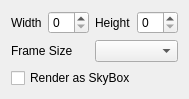
<?xml version="1.0" encoding="UTF-8"?>
<ui version="4.0">
 <class>frameHandler</class>
 <widget class="QWidget" name="frameHandler">
  <property name="geometry">
   <rect>
    <x>0</x>
    <y>0</y>
    <width>169</width>
    <height>87</height>
   </rect>
  </property>
  <property name="windowTitle">
   <string>Form</string>
  </property>
  <layout class="QGridLayout" name="frameHandlerLayout" rowstretch="0,0,0,0,0" columnstretch="0,1,0,1">
   <item row="3" column="0" colspan="2">
    <widget class="QLabel" name="label">
     <property name="text">
      <string>Frame Size</string>
     </property>
    </widget>
   </item>
   <item row="1" column="3">
    <widget class="QSpinBox" name="heightSpinBox"/>
   </item>
   <item row="1" column="1">
    <widget class="QSpinBox" name="widthSpinBox"/>
   </item>
   <item row="1" column="0">
    <widget class="QLabel" name="label_2">
     <property name="text">
      <string>Width</string>
     </property>
    </widget>
   </item>
   <item row="1" column="2">
    <widget class="QLabel" name="label_3">
     <property name="text">
      <string>Height</string>
     </property>
    </widget>
   </item>
   <item row="3" column="2" colspan="2">
    <widget class="QComboBox" name="frameSizeComboBox"/>
   </item>
   <item row="4" column="0" colspan="4">
    <widget class="QCheckBox" name="renderInSkyBox">
     <property name="text">
      <string>Render as SkyBox</string>
     </property>
    </widget>
   </item>
  </layout>
 </widget>
 <tabstops>
  <tabstop>widthSpinBox</tabstop>
  <tabstop>heightSpinBox</tabstop>
  <tabstop>frameSizeComboBox</tabstop>
 </tabstops>
 <resources/>
 <connections/>
</ui>
